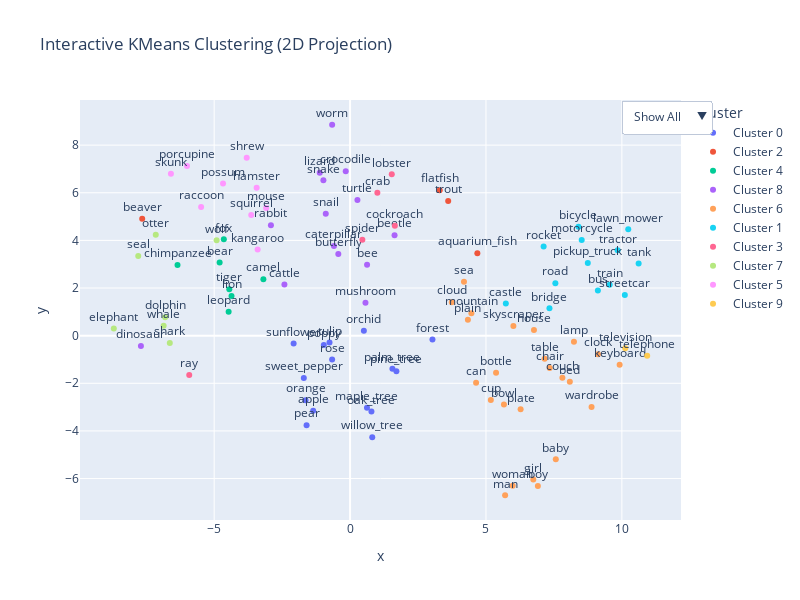

Notebook cell for this chart:
### Code cell
study_from_file("groq_prompt0.json", "groq_prompt0")

### Figure 1 — Plotly figure (JSON) as saved in the notebook; plotly's stock layout.template omitted (floating-point values rounded to 4 significant figures)
{"data": [{"customdata": [["apple", "Cluster 0"], ["forest", "Cluster 0"], ["oak_tree", "Cluster 0"], ["orange", "Cluster 0"], ["orchid", "Cluster 0"], ["palm_tree", "Cluster 0"], ["pear", "Cluster 0"], ["pine_tree", "Cluster 0"], ["sunflower", "Cluster 0"], ["tulip", "Cluster 0"], ["willow_tree", "Cluster 0"], ["maple_tree", "Cluster 0"], ["poppy", "Cluster 0"], ["rose", "Cluster 0"], ["sweet_pepper", "Cluster 0"]], "hovertemplate": "Cluster=%{customdata[1]}<br>Class=%{customdata[0]}<extra></extra>", "legendgroup": "Cluster 0", "marker": {"color": "#636efa", "symbol": "circle"}, "mode": "markers+text", "name": "Cluster 0", "orientation": "v", "showlegend": true, "text": ["apple", "forest", "oak_tree", "orange", "orchid", "palm_tree", "pear", "pine_tree", "sunflower", "tulip", "willow_tree", "maple_tree", "poppy", "rose", "sweet_pepper"], "textposition": "top center", "type": "scatter", "x": [-1.357, 3.031, 0.7865, -1.638, 0.5074, 1.558, -1.599, 1.705, -2.077, -0.7564, 0.816, 0.6222, -0.9666, -0.6608, -1.702], "xaxis": "x", "y": [-3.154, -0.1574, -3.184, -2.709, 0.2113, -1.39, -3.759, -1.49, -0.326, -0.2866, -4.264, -3.026, -0.3871, -1.006, -1.776], "yaxis": "y"}, {"customdata": [["aquarium_fish", "Cluster 2"], ["trout", "Cluster 2"], ["beaver", "Cluster 2"], ["flatfish", "Cluster 2"]], "hovertemplate": "Cluster=%{customdata[1]}<br>Class=%{customdata[0]}<extra></extra>", "legendgroup": "Cluster 2", "marker": {"color": "#EF553B", "symbol": "circle"}, "mode": "markers+text", "name": "Cluster 2", "orientation": "v", "showlegend": true, "text": ["aquarium_fish", "trout", "beaver", "flatfish"], "textposition": "top center", "type": "scatter", "x": [4.683, 3.61, -7.648, 3.298], "xaxis": "x", "y": [3.465, 5.658, 4.907, 6.11], "yaxis": "y"}, {"customdata": [["bear", "Cluster 4"], ["lion", "Cluster 4"], ["tiger", "Cluster 4"], ["camel", "Cluster 4"], ["chimpanzee", "Cluster 4"], ["fox", "Cluster 4"], ["leopard", "Cluster 4"]], "hovertemplate": "Cluster=%{customdata[1]}<br>Class=%{customdata[0]}<extra></extra>", "legendgroup": "Cluster 4", "marker": {"color": "#00cc96", "symbol": "circle"}, "mode": "markers+text", "name": "Cluster 4", "orientation": "v", "showlegend": true, "text": ["bear", "lion", "tiger", "camel", "chimpanzee", "fox", "leopard"], "textposition": "top center", "type": "scatter", "x": [-4.799, -4.361, -4.443, -3.189, -6.348, -4.644, -4.468], "xaxis": "x", "y": [3.076, 1.66, 1.954, 2.372, 2.972, 4.044, 1.004], "yaxis": "y"}, {"customdata": [["bee", "Cluster 8"], ["caterpillar", "Cluster 8"], ["dinosaur", "Cluster 8"], ["lizard", "Cluster 8"], ["mushroom", "Cluster 8"], ["rabbit", "Cluster 8"], ["snake", "Cluster 8"], ["turtle", "Cluster 8"], ["beetle", "Cluster 8"], ["butterfly", "Cluster 8"], ["cattle", "Cluster 8"], ["crocodile", "Cluster 8"], ["snail", "Cluster 8"], ["worm", "Cluster 8"]], "hovertemplate": "Cluster=%{customdata[1]}<br>Class=%{customdata[0]}<extra></extra>", "legendgroup": "Cluster 8", "marker": {"color": "#ab63fa", "symbol": "circle"}, "mode": "markers+text", "name": "Cluster 8", "orientation": "v", "showlegend": true, "text": ["bee", "caterpillar", "dinosaur", "lizard", "mushroom", "rabbit", "snake", "turtle", "beetle", "butterfly", "cattle", "crocodile", "snail", "worm"], "textposition": "top center", "type": "scatter", "x": [0.6254, -0.5936, -7.695, -1.115, 0.5665, -2.912, -0.9813, 0.2707, 1.637, -0.4328, -2.416, -0.16, -0.8939, -0.6593], "xaxis": "x", "y": [2.977, 3.765, -0.4362, 6.84, 1.377, 4.638, 6.521, 5.699, 4.217, 3.43, 2.143, 6.905, 5.121, 8.856], "yaxis": "y"}, {"customdata": [["bottle", "Cluster 6"], ["bowl", "Cluster 6"], ["boy", "Cluster 6"], ["can", "Cluster 6"], ["chair", "Cluster 6"], ["clock", "Cluster 6"], ["cloud", "Cluster 6"], ["couch", "Cluster 6"], ["cup", "Cluster 6"], ["girl", "Cluster 6"], ["house", "Cluster 6"], ["keyboard", "Cluster 6"], ["mountain", "Cluster 6"], ["plate", "Cluster 6"], ["skyscraper", "Cluster 6"], ["lamp", "Cluster 6"], ["sea", "Cluster 6"], ["baby", "Cluster 6"], ["bed", "Cluster 6"], ["man", "Cluster 6"], ["plain", "Cluster 6"], ["table", "Cluster 6"], ["wardrobe", "Cluster 6"], ["woman", "Cluster 6"]], "hovertemplate": "Cluster=%{customdata[1]}<br>Class=%{customdata[0]}<extra></extra>", "legendgroup": "Cluster 6", "marker": {"color": "#FFA15A", "symbol": "circle"}, "mode": "markers+text", "name": "Cluster 6", "orientation": "v", "showlegend": true, "text": ["bottle", "bowl", "boy", "can", "chair", "clock", "cloud", "couch", "cup", "girl", "house", "keyboard", "mountain", "plate", "skyscraper", "lamp", "sea", "baby", "bed", "man", "plain", "table", "wardrobe", "woman"], "textposition": "top center", "type": "scatter", "x": [5.371, 5.661, 6.909, 4.636, 7.344, 9.119, 3.742, 7.812, 5.179, 6.742, 6.766, 9.918, 4.464, 6.274, 6.009, 8.237, 4.191, 7.569, 8.085, 5.705, 4.335, 7.158, 8.885, 5.983], "xaxis": "x", "y": [-1.562, -2.887, -6.308, -1.974, -1.357, -0.777, 1.407, -1.765, -2.698, -6.036, 0.2348, -1.224, 0.9445, -3.09, 0.4035, -0.2582, 2.261, -5.194, -1.937, -6.701, 0.6687, -0.9742, -2.997, -6.297], "yaxis": "y"}, {"customdata": [["bridge", "Cluster 1"], ["bus", "Cluster 1"], ["castle", "Cluster 1"], ["lawn_mower", "Cluster 1"], ["road", "Cluster 1"], ["streetcar", "Cluster 1"], ["tank", "Cluster 1"], ["train", "Cluster 1"], ["motorcycle", "Cluster 1"], ["tractor", "Cluster 1"], ["bicycle", "Cluster 1"], ["pickup_truck", "Cluster 1"], ["rocket", "Cluster 1"]], "hovertemplate": "Cluster=%{customdata[1]}<br>Class=%{customdata[0]}<extra></extra>", "legendgroup": "Cluster 1", "marker": {"color": "#19d3f3", "symbol": "circle"}, "mode": "markers+text", "name": "Cluster 1", "orientation": "v", "showlegend": true, "text": ["bridge", "bus", "castle", "lawn_mower", "road", "streetcar", "tank", "train", "motorcycle", "tractor", "bicycle", "pickup_truck", "rocket"], "textposition": "top center", "type": "scatter", "x": [7.336, 9.117, 5.731, 10.23, 7.553, 10.11, 10.62, 9.55, 8.522, 9.843, 8.403, 8.746, 7.121], "xaxis": "x", "y": [1.149, 1.901, 1.345, 4.468, 2.204, 1.705, 3.031, 2.141, 4.021, 3.585, 4.576, 3.054, 3.743], "yaxis": "y"}, {"customdata": [["cockroach", "Cluster 3"], ["lobster", "Cluster 3"], ["ray", "Cluster 3"], ["spider", "Cluster 3"], ["crab", "Cluster 3"]], "hovertemplate": "Cluster=%{customdata[1]}<br>Class=%{customdata[0]}<extra></extra>", "legendgroup": "Cluster 3", "marker": {"color": "#FF6692", "symbol": "circle"}, "mode": "markers+text", "name": "Cluster 3", "orientation": "v", "showlegend": true, "text": ["cockroach", "lobster", "ray", "spider", "crab"], "textposition": "top center", "type": "scatter", "x": [1.648, 1.534, -5.917, 0.4519, 1.004], "xaxis": "x", "y": [4.617, 6.777, -1.653, 4.028, 6.0], "yaxis": "y"}, {"customdata": [["dolphin", "Cluster 7"], ["elephant", "Cluster 7"], ["seal", "Cluster 7"], ["wolf", "Cluster 7"], ["otter", "Cluster 7"], ["shark", "Cluster 7"], ["whale", "Cluster 7"]], "hovertemplate": "Cluster=%{customdata[1]}<br>Class=%{customdata[0]}<extra></extra>", "legendgroup": "Cluster 7", "marker": {"color": "#B6E880", "symbol": "circle"}, "mode": "markers+text", "name": "Cluster 7", "orientation": "v", "showlegend": true, "text": ["dolphin", "elephant", "seal", "wolf", "otter", "shark", "whale"], "textposition": "top center", "type": "scatter", "x": [-6.804, -8.693, -7.794, -4.91, -7.148, -6.633, -6.859], "xaxis": "x", "y": [0.7732, 0.3014, 3.348, 4.006, 4.236, -0.3096, 0.4196], "yaxis": "y"}, {"customdata": [["hamster", "Cluster 5"], ["kangaroo", "Cluster 5"], ["mouse", "Cluster 5"], ["porcupine", "Cluster 5"], ["possum", "Cluster 5"], ["raccoon", "Cluster 5"], ["shrew", "Cluster 5"], ["skunk", "Cluster 5"], ["squirrel", "Cluster 5"]], "hovertemplate": "Cluster=%{customdata[1]}<br>Class=%{customdata[0]}<extra></extra>", "legendgroup": "Cluster 5", "marker": {"color": "#FF97FF", "symbol": "circle"}, "mode": "markers+text", "name": "Cluster 5", "orientation": "v", "showlegend": true, "text": ["hamster", "kangaroo", "mouse", "porcupine", "possum", "raccoon", "shrew", "skunk", "squirrel"], "textposition": "top center", "type": "scatter", "x": [-3.437, -3.4, -3.087, -5.999, -4.674, -5.48, -3.803, -6.591, -3.636], "xaxis": "x", "y": [6.21, 3.615, 5.363, 7.12, 6.389, 5.407, 7.472, 6.801, 5.071], "yaxis": "y"}, {"customdata": [["television", "Cluster 9"], ["telephone", "Cluster 9"]], "hovertemplate": "Cluster=%{customdata[1]}<br>Class=%{customdata[0]}<extra></extra>", "legendgroup": "Cluster 9", "marker": {"color": "#FECB52", "symbol": "circle"}, "mode": "markers+text", "name": "Cluster 9", "orientation": "v", "showlegend": true, "text": ["television", "telephone"], "textposition": "top center", "type": "scatter", "x": [10.12, 10.93], "xaxis": "x", "y": [-0.5307, -0.8455], "yaxis": "y"}], "layout": {"height": 600, "legend": {"title": {"text": "Cluster"}, "tracegroupgap": 0}, "title": {"text": "Interactive KMeans Clustering (2D Projection)"}, "updatemenus": [{"buttons": [{"args": [{"visible": [true, true, true, true, true, true, true, true, true, true, true, true, true, true, true, true, true, true, true, true, true, true, true, true, true, true, true, true, true, true, true, true, true, true, true, true, true, true, true, true, true, true, true, true, true, true, true, true, true, true, true, true, true, true, true, true, true, true, true, true, true, true, true, true, true, true, true, true, true, true, true, true, true, true, true, true, true, true, true, true, true, true, true, true, true, true, true, true, true, true, true, true, true, true, true, true, true, true, true, true]}, {"title": "All Clusters"}], "label": "Show All", "method": "update"}, {"args": [{"visible": [1, 0, 0, 0, 0, 0, 0, 0, 0, 0, 0, 0, 0, 0, 0, 0, 0, 0, 0, 0, 0, 1, 0, 0, 0, 0, 0, 0, 0, 0, 0, 0, 0, 0, 1, 1, 1, 1, 1, 1, 0, 0, 0, 0, 0, 0, 0, 0, 0, 0, 0, 0, 0, 0, 0, 1, 0, 0, 0, 0, 1, 0, 1, 0, 0, 0, 0, 0, 0, 0, 0, 0, 0, 1, 0, 0, 0, 0, 0, 0, 0, 0, 0, 0, 0, 0, 0, 0, 0, 1, 0, 1, 0, 1, 0, 0, 0, 0, 0, 0]}, {"title": "Cluster: Cluster 0"}], "label": "Cluster 0", "method": "update"}, {"args": [{"visible": [0, 1, 0, 0, 0, 0, 0, 0, 0, 0, 0, 0, 0, 0, 0, 0, 0, 0, 0, 0, 0, 0, 0, 0, 0, 0, 0, 0, 0, 0, 0, 0, 0, 0, 0, 0, 0, 0, 0, 0, 0, 0, 0, 0, 0, 0, 0, 0, 0, 0, 0, 0, 0, 0, 0, 0, 0, 0, 0, 1, 0, 0, 0, 0, 1, 0, 0, 0, 0, 0, 0, 1, 0, 0, 0, 0, 0, 0, 0, 0, 0, 0, 0, 0, 0, 0, 0, 0, 0, 0, 0, 0, 0, 0, 0, 0, 0, 0, 0, 0]}, {"title": "Cluster: Cluster 2"}], "label": "Cluster 2", "method": "update"}, {"args": [{"visible": [0, 0, 1, 0, 0, 0, 0, 0, 0, 0, 0, 0, 0, 0, 0, 0, 0, 0, 0, 0, 0, 0, 0, 0, 0, 0, 0, 0, 1, 0, 0, 0, 0, 0, 0, 0, 0, 0, 0, 0, 0, 0, 0, 0, 0, 0, 0, 0, 0, 0, 0, 0, 0, 0, 0, 0, 0, 1, 0, 0, 0, 0, 0, 0, 0, 0, 0, 1, 0, 0, 0, 0, 0, 0, 0, 0, 0, 0, 0, 0, 0, 0, 0, 1, 1, 1, 0, 0, 0, 0, 0, 0, 0, 0, 0, 0, 0, 0, 0, 0]}, {"title": "Cluster: Cluster 4"}], "label": "Cluster 4", "method": "update"}, {"args": [{"visible": [0, 0, 0, 1, 0, 0, 0, 0, 0, 0, 0, 1, 0, 0, 0, 0, 0, 0, 1, 0, 0, 0, 0, 0, 0, 0, 0, 0, 0, 1, 0, 0, 0, 1, 0, 0, 0, 0, 0, 0, 0, 0, 0, 1, 0, 0, 0, 0, 0, 0, 0, 1, 0, 0, 0, 0, 0, 0, 0, 0, 0, 1, 0, 0, 0, 1, 1, 0, 1, 0, 1, 0, 0, 0, 0, 0, 0, 0, 0, 0, 0, 0, 0, 0, 0, 0, 0, 0, 0, 0, 0, 0, 1, 0, 0, 0, 0, 0, 0, 1]}, {"title": "Cluster: Cluster 8"}], "label": "Cluster 8", "method": "update"}, {"args": [{"visible": [0, 0, 0, 0, 1, 1, 1, 0, 0, 1, 0, 0, 1, 1, 1, 0, 1, 1, 0, 0, 0, 0, 1, 0, 1, 0, 1, 0, 0, 0, 0, 1, 0, 0, 0, 0, 0, 0, 0, 0, 1, 0, 0, 0, 0, 0, 0, 0, 0, 0, 1, 0, 0, 0, 0, 0, 0, 0, 0, 0, 0, 0, 0, 0, 0, 0, 0, 0, 0, 0, 0, 0, 1, 0, 0, 0, 1, 0, 0, 0, 1, 1, 0, 0, 0, 0, 1, 0, 1, 0, 0, 0, 0, 0, 1, 0, 1, 0, 1, 0]}, {"title": "Cluster: Cluster 6"}], "label": "Cluster 6", "method": "update"}, {"args": [{"visible": [0, 0, 0, 0, 0, 0, 0, 1, 1, 0, 1, 0, 0, 0, 0, 0, 0, 0, 0, 0, 0, 0, 0, 0, 0, 0, 0, 1, 0, 0, 0, 0, 0, 0, 0, 0, 0, 0, 0, 0, 0, 0, 0, 0, 0, 0, 1, 0, 0, 0, 0, 0, 0, 0, 1, 0, 1, 0, 1, 0, 0, 0, 0, 0, 0, 0, 0, 0, 0, 0, 0, 0, 0, 0, 1, 0, 0, 0, 0, 1, 0, 0, 1, 0, 0, 0, 0, 1, 0, 0, 1, 0, 0, 0, 0, 0, 0, 0, 0, 0]}, {"title": "Cluster: Cluster 1"}], "label": "Cluster 1", "method": "update"}, {"args": [{"visible": [0, 0, 0, 0, 0, 0, 0, 0, 0, 0, 0, 0, 0, 0, 0, 1, 0, 0, 0, 0, 0, 0, 0, 0, 0, 0, 0, 0, 0, 0, 1, 0, 0, 0, 0, 0, 0, 0, 0, 0, 0, 0, 0, 0, 0, 1, 0, 0, 0, 0, 0, 0, 1, 0, 0, 0, 0, 0, 0, 0, 0, 0, 0, 0, 0, 0, 0, 0, 0, 1, 0, 0, 0, 0, 0, 0, 0, 0, 0, 0, 0, 0, 0, 0, 0, 0, 0, 0, 0, 0, 0, 0, 0, 0, 0, 0, 0, 0, 0, 0]}, {"title": "Cluster: Cluster 3"}], "label": "Cluster 3", "method": "update"}, {"args": [{"visible": [0, 0, 0, 0, 0, 0, 0, 0, 0, 0, 0, 0, 0, 0, 0, 0, 0, 0, 0, 1, 1, 0, 0, 0, 0, 0, 0, 0, 0, 0, 0, 0, 0, 0, 0, 0, 0, 0, 0, 0, 0, 0, 0, 0, 0, 0, 0, 1, 0, 0, 0, 0, 0, 0, 0, 0, 0, 0, 0, 0, 0, 0, 0, 1, 0, 0, 0, 0, 0, 0, 0, 0, 0, 0, 0, 1, 0, 1, 0, 0, 0, 0, 0, 0, 0, 0, 0, 0, 0, 0, 0, 0, 0, 0, 0, 0, 0, 1, 0, 0]}, {"title": "Cluster: Cluster 7"}], "label": "Cluster 7", "method": "update"}, {"args": [{"visible": [0, 0, 0, 0, 0, 0, 0, 0, 0, 0, 0, 0, 0, 0, 0, 0, 0, 0, 0, 0, 0, 0, 0, 1, 0, 1, 0, 0, 0, 0, 0, 0, 1, 0, 0, 0, 0, 0, 0, 0, 0, 1, 1, 0, 1, 0, 0, 0, 1, 1, 0, 0, 0, 1, 0, 0, 0, 0, 0, 0, 0, 0, 0, 0, 0, 0, 0, 0, 0, 0, 0, 0, 0, 0, 0, 0, 0, 0, 0, 0, 0, 0, 0, 0, 0, 0, 0, 0, 0, 0, 0, 0, 0, 0, 0, 0, 0, 0, 0, 0]}, {"title": "Cluster: Cluster 5"}], "label": "Cluster 5", "method": "update"}, {"args": [{"visible": [0, 0, 0, 0, 0, 0, 0, 0, 0, 0, 0, 0, 0, 0, 0, 0, 0, 0, 0, 0, 0, 0, 0, 0, 0, 0, 0, 0, 0, 0, 0, 0, 0, 0, 0, 0, 0, 0, 0, 0, 0, 0, 0, 0, 0, 0, 0, 0, 0, 0, 0, 0, 0, 0, 0, 0, 0, 0, 0, 0, 0, 0, 0, 0, 0, 0, 0, 0, 0, 0, 0, 0, 0, 0, 0, 0, 0, 0, 1, 0, 0, 0, 0, 0, 0, 0, 0, 0, 0, 0, 0, 0, 0, 0, 0, 1, 0, 0, 0, 0]}, {"title": "Cluster: Cluster 9"}], "label": "Cluster 9", "method": "update"}], "type": "dropdown", "x": 1.05, "y": 1}], "width": 800, "xaxis": {"anchor": "y", "domain": [0, 1], "title": {"text": "x"}}, "yaxis": {"anchor": "x", "domain": [0, 1], "title": {"text": "y"}}}}
